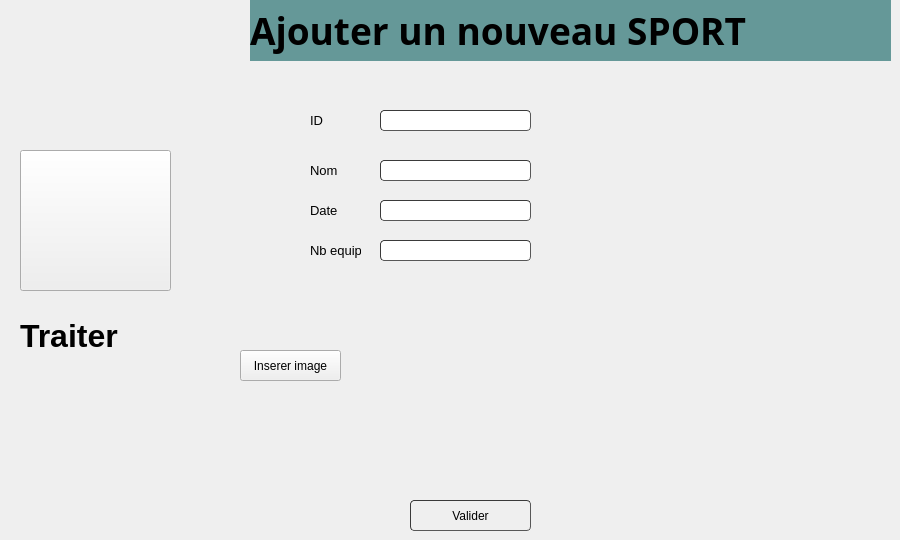
       <widget class="QWidget" name="page_17">
        <widget class="QLabel" name="text_nb_2">
         <property name="geometry">
          <rect>
           <x>310</x>
           <y>240</y>
           <width>51</width>
           <height>21</height>
          </rect>
         </property>
         <property name="font">
          <font>
           <pointsize>10</pointsize>
          </font>
         </property>
         <property name="text">
          <string>Nb equipe</string>
         </property>
        </widget>
        <widget class="QLabel" name="label_59">
         <property name="geometry">
          <rect>
           <x>310</x>
           <y>110</y>
           <width>41</width>
           <height>21</height>
          </rect>
         </property>
         <property name="font">
          <font>
           <pointsize>10</pointsize>
          </font>
         </property>
         <property name="text">
          <string>ID</string>
         </property>
        </widget>
        <widget class="QLineEdit" name="nb_s">
         <property name="geometry">
          <rect>
           <x>380</x>
           <y>240</y>
           <width>151</width>
           <height>21</height>
          </rect>
         </property>
         <property name="styleSheet">
          <string notr="true">	border-width: 1px; border-radius: 4px;
	border-color: rgb(58, 58, 58);
	border-style: inset;
	padding: 0 8px;


	selection-color: rgb(60, 63, 65);</string>
         </property>
        </widget>
        <widget class="QLineEdit" name="nom_s">
         <property name="geometry">
          <rect>
           <x>380</x>
           <y>160</y>
           <width>151</width>
           <height>21</height>
          </rect>
         </property>
         <property name="styleSheet">
          <string notr="true">	border-width: 1px; border-radius: 4px;
	border-color: rgb(58, 58, 58);
	border-style: inset;
	padding: 0 8px;


	selection-color: rgb(60, 63, 65);</string>
         </property>
        </widget>
        <widget class="QLineEdit" name="date_s">
         <property name="geometry">
          <rect>
           <x>380</x>
           <y>200</y>
           <width>151</width>
           <height>21</height>
          </rect>
         </property>
         <property name="styleSheet">
          <string notr="true">	border-width: 1px; border-radius: 4px;
	border-color: rgb(58, 58, 58);
	border-style: inset;
	padding: 0 8px;


	selection-color: rgb(60, 63, 65);</string>
         </property>
        </widget>
        <widget class="QLabel" name="text_date_2">
         <property name="geometry">
          <rect>
           <x>310</x>
           <y>200</y>
           <width>41</width>
           <height>21</height>
          </rect>
         </property>
         <property name="font">
          <font>
           <pointsize>10</pointsize>
          </font>
         </property>
         <property name="text">
          <string>Date</string>
         </property>
        </widget>
        <widget class="QPushButton" name="Valider_s">
         <property name="geometry">
          <rect>
           <x>410</x>
           <y>500</y>
           <width>121</width>
           <height>31</height>
          </rect>
         </property>
         <property name="styleSheet">
          <string notr="true">	border-width: 1px; border-radius: 4px;
	border-color: rgb(58, 58, 58);
	border-style: inset;
	padding: 0 8px;


	selection-color: rgb(60, 63, 65);</string>
         </property>
         <property name="text">
          <string>Valider</string>
         </property>
         <property name="icon">
          <iconset>
           <normaloff>:/icons/icons8_checkmark_96px.png</normaloff>:/icons/icons8_checkmark_96px.png</iconset>
         </property>
        </widget>
        <widget class="QLabel" name="label_60">
         <property name="geometry">
          <rect>
           <x>250</x>
           <y>0</y>
           <width>641</width>
           <height>61</height>
          </rect>
         </property>
         <property name="font">
          <font>
           <family>Nueva Std</family>
           <pointsize>28</pointsize>
           <weight>75</weight>
           <bold>true</bold>
          </font>
         </property>
         <property name="styleSheet">
          <string notr="true">background-color: rgb(101, 152, 152);</string>
         </property>
         <property name="text">
          <string>Ajouter un nouveau SPORT</string>
         </property>
         <property name="textFormat">
          <enum>Qt::RichText</enum>
         </property>
        </widget>
        <widget class="QLineEdit" name="id_s">
         <property name="geometry">
          <rect>
           <x>380</x>
           <y>110</y>
           <width>151</width>
           <height>21</height>
          </rect>
         </property>
         <property name="styleSheet">
          <string notr="true">	border-width: 1px; border-radius: 4px;
	border-color: rgb(58, 58, 58);
	border-style: inset;
	padding: 0 8px;


	selection-color: rgb(60, 63, 65);
color: rgb(255, 255, 127);</string>
         </property>
        </widget>
        <widget class="QLabel" name="text_noms_2">
         <property name="geometry">
          <rect>
           <x>310</x>
           <y>160</y>
           <width>41</width>
           <height>21</height>
          </rect>
         </property>
         <property name="font">
          <font>
           <pointsize>10</pointsize>
          </font>
         </property>
         <property name="text">
          <string>Nom</string>
         </property>
        </widget>
        <widget class="QPushButton" name="traiter_s">
         <property name="geometry">
          <rect>
           <x>20</x>
           <y>150</y>
           <width>151</width>
           <height>141</height>
          </rect>
         </property>
         <property name="text">
          <string/>
         </property>
         <property name="icon">
          <iconset>
           <normaloff>:/icons/icons8_coach_240px.png</normaloff>:/icons/icons8_coach_240px.png</iconset>
         </property>
         <property name="iconSize">
          <size>
           <width>150</width>
           <height>150</height>
          </size>
         </property>
         <property name="autoDefault">
          <bool>false</bool>
         </property>
        </widget>
        <widget class="QLabel" name="label_61">
         <property name="geometry">
          <rect>
           <x>20</x>
           <y>310</y>
           <width>151</width>
           <height>51</height>
          </rect>
         </property>
         <property name="font">
          <font>
           <family>MS Shell Dlg 2</family>
           <pointsize>24</pointsize>
           <weight>75</weight>
           <bold>true</bold>
          </font>
         </property>
         <property name="text">
          <string>Traiter</string>
         </property>
        </widget>
        <widget class="QLabel" name="image_2">
         <property name="geometry">
          <rect>
           <x>360</x>
           <y>290</y>
           <width>231</width>
           <height>171</height>
          </rect>
         </property>
         <property name="text">
          <string/>
         </property>
        </widget>
        <widget class="QPushButton" name="btn_image">
         <property name="geometry">
          <rect>
           <x>240</x>
           <y>350</y>
           <width>101</width>
           <height>31</height>
          </rect>
         </property>
         <property name="text">
          <string>Inserer image</string>
         </property>
        </widget>
       </widget>
